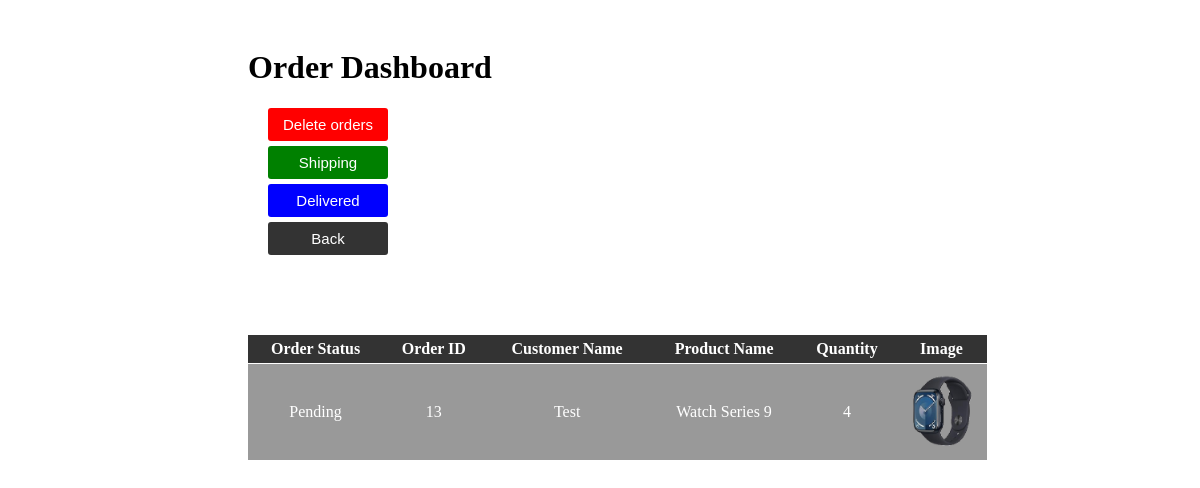
/admin/com/status.php?oid=13 (signed in), run on the app's committed database.
### tables this page shows
CREATE TABLE `orders` (
  `order_id` int(11) NOT NULL,
  `customer_id` int(11) NOT NULL,
  `order_date` timestamp NOT NULL DEFAULT current_timestamp(),
  `order_status` varchar(255) NOT NULL DEFAULT 'Pending'
);

CREATE TABLE `users` (
  `user_id` int(11) NOT NULL,
  `img` varchar(400) NOT NULL,
  `first_name` varchar(50) NOT NULL,
  `last_name` varchar(50) NOT NULL,
  `gender` varchar(50) NOT NULL,
  `email` varchar(100) NOT NULL,
  `phone` varchar(15) NOT NULL,
  `password` varchar(255) NOT NULL,
  `address` text DEFAULT NULL,
  `registration_date` timestamp NOT NULL DEFAULT current_timestamp()
);

CREATE TABLE `products` (
  `product_id` int(11) NOT NULL,
  `img` varchar(400) NOT NULL,
  `name` varchar(255) NOT NULL,
  `colour` text DEFAULT NULL,
  `price` decimal(60,2) NOT NULL,
  `quantity` int(11) NOT NULL,
  `category_id` int(11) DEFAULT NULL,
  `admin_id` int(11) DEFAULT NULL
);

CREATE TABLE `order_items` (
  `order_item_id` int(11) NOT NULL,
  `order_id` int(11) NOT NULL,
  `product_id` int(11) NOT NULL,
  `quantity` int(11) NOT NULL
);

### admin/com/status.php (the view, shortened to what this page needs)
<?php
include "../../db_connection.php";
$oid = $_GET['oid'];
?>
<!DOCTYPE html>
<html lang="en">
<head>
</head>
<body>
    <div id="content">
        <h1>Order Dashboard</h1>
        <table>
            <div class="delete">
                <a href="delete.php?oid=<?php echo $oid; ?>">
                    <button type="submit" name="delete" class="btn">Delete orders</button>
                </a>
            </div>
            <div class="shipping">
                <a href="shipping.php?oid=<?php echo $oid; ?>">
                    <button type="submit" name="shipping" class="btn">Shipping</button>
                </a>
            </div>
            <div class="Delivered">
                <a href="shipping.php?oid=<?php echo $oid; ?>&s=1">
                    <button type="submit" name="delivered" class="btn">Delivered</button>
                </a>
            </div>
            <div class="back">
                <a href="../orders.php">
                    <button type="submit" name="shipping" class="btn">Back</button>
                </a>
            </div>
            <tr>
                <th>Order Status</th>
                <th>Order ID</th>
                <th>Customer Name</th>
                <th>Product Name</th>
                <th>Quantity</th>
                <th>Image</th>
            </tr>
            <tbody>
                <?php
                $sql = "SELECT o.order_id, o.order_status, u.first_name, p.name, p.img, oi.quantity
                        FROM orders o
                         JOIN users u ON o.customer_id = u.user_id
                         JOIN order_items oi ON o.order_id = oi.order_id
                         JOIN products p ON oi.product_id = p.product_id
                        WHERE o.order_id = $oid";
                $result = mysqli_query($conn, $sql);
                if (mysqli_num_rows($result) > 0) {
                    while ($row = mysqli_fetch_assoc($result)) {
                        echo "<tr>
                        <td>{$row['order_status']}</td>
                        <td>{$row['order_id']}</td>
                        <td>{$row['first_name']}</td>
                        <td>{$row['name']}</td>
                        <td>{$row['quantity']}</td>
                        <td><img src='../" . $row['img'] . "'></td>
                    </tr>";
                    }
                } else {
                    echo "<tr><td colspan='6'>No orders found.</td></tr>";
                }
                ?>
            </tbody>
        </table>
    </div>
</body>
</html>

### admin/com/status.php (style rules this page uses)
#content { margin-left: 220px; padding: 20px; }
#content table { margin-top: 80px; width: 80%; text-align: center; padding: 15px auto; border-collapse: collapse; }
#content table th { background-color: #333; color: #fff; padding: 5px; }
#content table tr { border-bottom: 1px solid #fff; }
#content table td { background-color: #999; color: #fff; }
img { height: 90px; width: 65px; }
.delete .btn,.shipping .btn,.back .btn, .Delivered .btn { width: 120px; padding: 8px 10px; font-size: 15px; border: 0; background-color: red; color: #fff; border-radius: 3px; cursor: pointer; text-align: center; margin-left: 20px; }
.shipping .btn { margin-top: 5px; background-color: green; }
.back .btn { margin-top: 5px; background-color: #333; }
.Delivered .btn { margin-top: 5px; background-color: blue; }

### data on the page
orders: order_status "Pending", order_id "13", customer.first_name "Test", products.name "Watch Series 9", order_items.quantity "4", products.img (picture)
